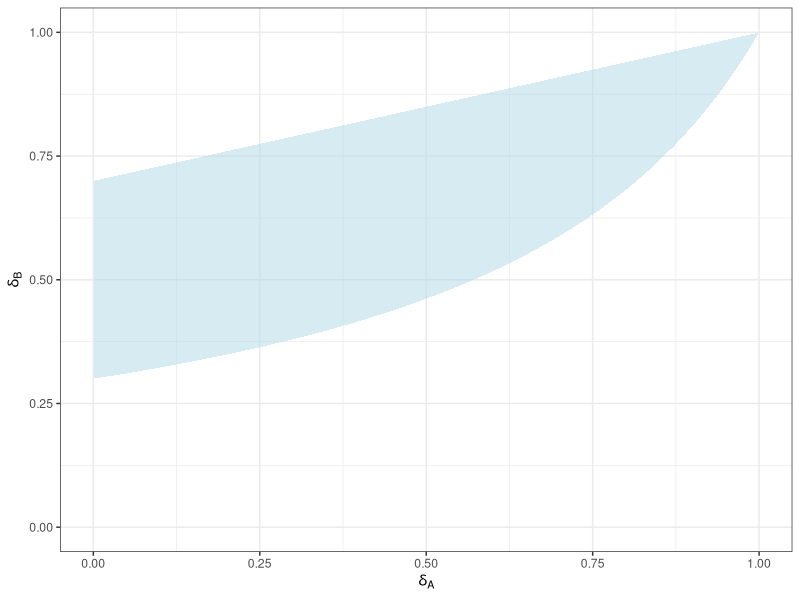

Recreate this plot in R.
# Hull plot model Fearon


da_vec <- seq(1,1000, 1)/1001
db_vec <- seq(1,1000, 1)/1001

lista <- list()
lista1 <- list()
for ( i in 1:length(da_vec)) {
  for (j in 1:length(da_vec)) {
    ua_tmp <- (1 - db_vec[j])/(1 - da_vec[i]*db_vec[j])
    if(ua_tmp > .3 & 1-ua_tmp > .3) {
      lista[[i + length(da_vec)*(j-1)]] <- setNames(c(da_vec[i], db_vec[j]), c("da", "db"))
      lista1[[i + length(da_vec)*(j-1)]] <- c(ua_tmp, 1-ua_tmp)
    }
  }
}

# New code to filter out NULL elements
lista_non_null <- Filter(Negate(is.null), lista)
lista1_non_null <- Filter(Negate(is.null), lista1)
# Optionally, check the length of the original and the filtered list
print(paste("Original list length:", length(lista)))
print(paste("Non-null list length:", length(lista_non_null)))


library(ggplot2)
library(dplyr)

df <- bind_rows(lista_non_null)

library(tidyverse)

# Assuming 'df' contains your da and db columns

# Find the convex hull of the points being plotted
hull <- df %>%
  slice(chull(da, db))

# Define the scatterplot
p <- ggplot(df, aes(da, db)) + xlim(0,1) + ylim(0,1) +
  theme_bw()

# Overlay the convex hull
p <- p + geom_polygon(data = hull, aes(x = da, y = db), alpha = 0.5, fill = "lightblue")
p + xlab(expression(delta[A])) + ylab(expression(delta[B]))
